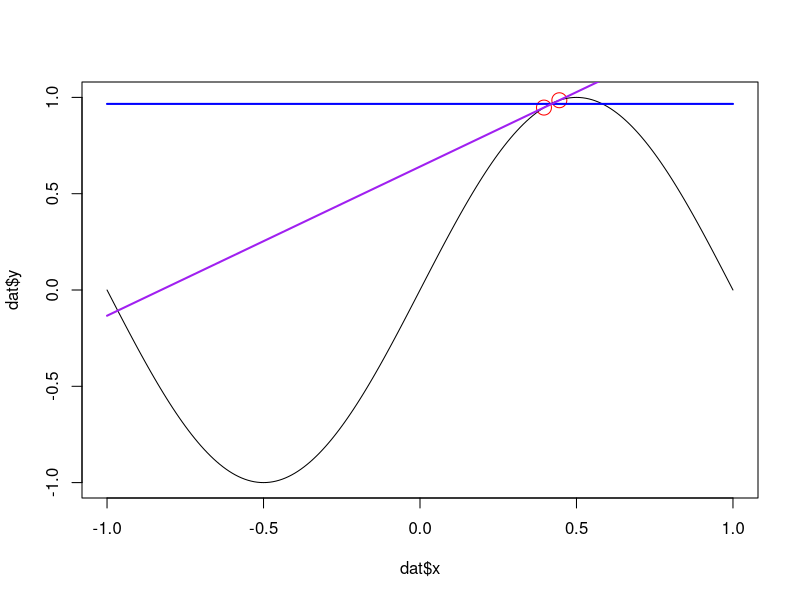

Generate this figure with R:
rm(list=ls())
# Set up a target function/pattern:
f = function(x){sin(pi*x)}

# Write a function that generates a data set of size N 
# with pattern f. Return a list of predictors (x) and responses (y).
dgp = function(N,f,sig2)
{
   x = runif(N,-1,1)
   e = rnorm(N,0,sqrt(sig2))
   y = f(x)+e
   return(list(y = y, x = x))
}
dat = dgp(2,f,0)
dat


# Plot a single realization of the data and overlay the target function:
plot(dat$y~dat$x,xlim = c(-1,1), ylim = c(-1,1),col  = 'red',cex = 2)
xx = seq(-1,1,1/100)
lines(f(xx)~xx)

mod_h0 = lm(y~1,data = dat)
pred_h0 = predict(mod_h0,data.frame(x = xx))
mod_h1 = lm(y~x,data = dat)
pred_h1 = predict(mod_h1,data.frame(x = xx))
lines(pred_h0~xx, col = 'blue',lwd = 2)
lines(pred_h1~xx, col = 'purple', lwd = 2)

bias_var = function(N = 2, order = 1, sig2 = 0,M = 5000, dx = 1/100)
{
	x_lat = seq(-1,1,dx)
	N_dx  = length(x_lat)
	g_bar = rep(0,N_dx)
	G_d   = matrix(0,M,N_dx)
	
	errors = rep(0,M)
	for(i in 1:M)
	{
		res_data = dgp(N,f,sig2)
		if(order == 0)
		{
			 res_model = lm(y~1,data = res_data)
		}
		if(order > 0)
		{
			 res_model = lm(y~poly(x,order),data = res_data)
		}
		g_D     = predict(res_model,data.frame(x = x_lat))
		g_bar   = g_bar + g_D # Calculating the sum part in the averaging
		G_d[i,] = g_D
		
		dat_OOS  = dgp(N,f,sig2)
		yhat_OOS = predict(res_model,data.frame(x=dat_OOS$x))
		errors[i] = mean((yhat_OOS-dat_OOS$y)^2)
		
	}
	g_bar = g_bar/M # Finally calculate the average

	test_error = mean(errors)
	phi_X = 1/2
	bias2 = sum((g_bar-f(x_lat))[-N_dx]^2*phi_X*dx)
	
	ones = matrix(1,M,1)
	var_at_x = colSums((G_d-ones%*%g_bar)^2)/M
	var      = sum(var_at_x[-N_dx]*phi_X*dx)
	
	return(list(bias2 = bias2,var = var, both = bias2+var, test_error =test_error, g_bar = g_bar))	
}

rbind(bias_var(N=3, order = 0, sig2 = 0.1),
	    bias_var(N=3, order = 1, sig2 = 0.1),
	    bias_var(N=3, order = 2, sig2 = 0.1))

#lines(res$g_bar~xx,lty = 2,lwd = 2,col = 'magenta')
#res$bias2

#res1 = bias_var(N=5, order = 1, sig2 = 0)
#res2 = bias_var(N=5, order = 2, sig2 = 0)
#res3 = bias_var(N=5, order = 3, sig2 = 0)

#plot(dat$y~dat$x,xlim = c(-1,1), ylim = c(-1,1),col  = 'red',cex = 2)
#xx = seq(-1,1,1/100)
#lines(f(xx)~xx)
#lines(res1$g_bar~xx,lty = 2, col = 'magenta',lwd = 2)
#lines(res2$g_bar~xx,lty = 2, col = 'darkgreen', lwd = 2)
#lines(res3$g_bar~xx,lty = 2, col = 'red', lwd = 2)
